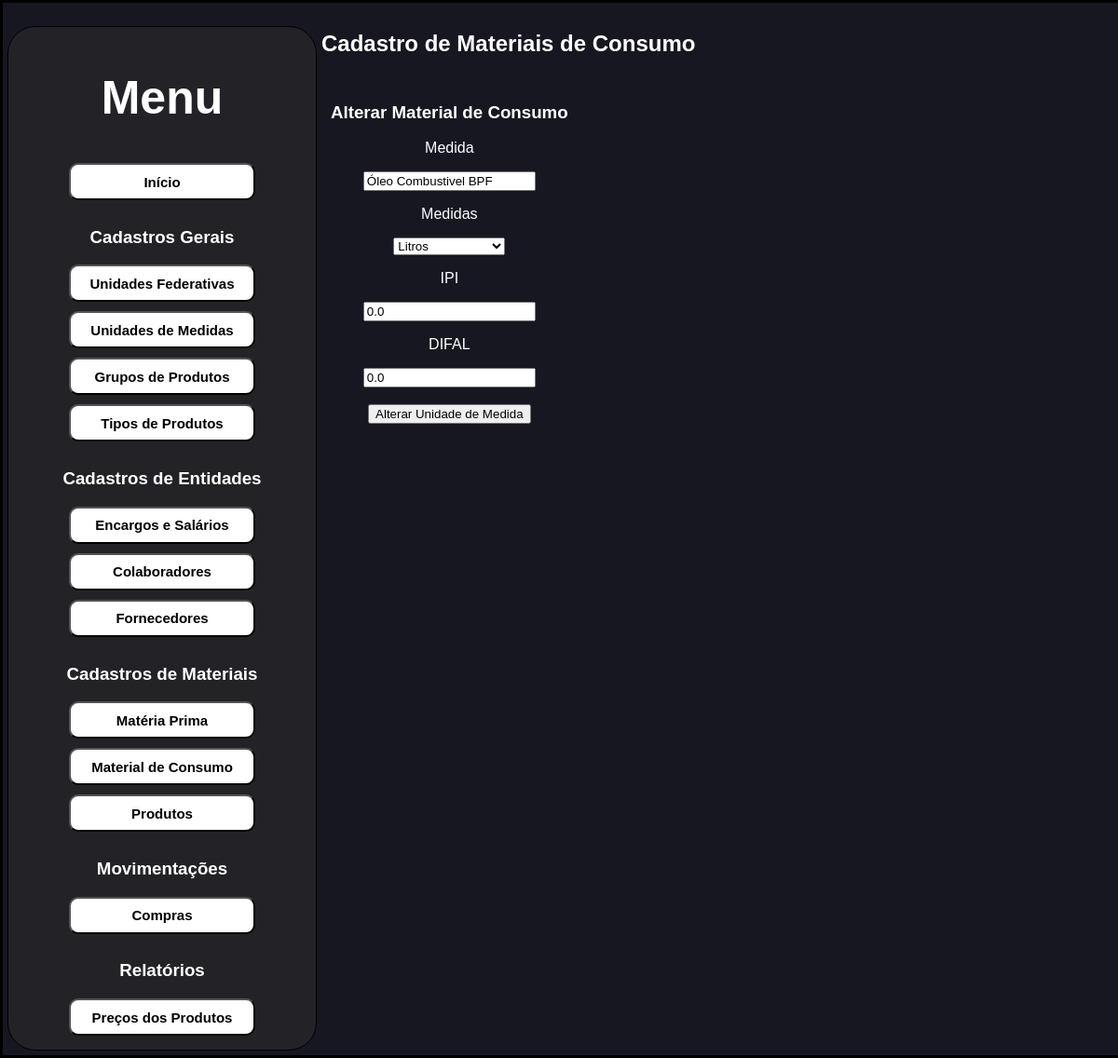
The app's page /cadastros_de_materiais_material_de_consumo_update/2 with its own data.
### BDconfig.py (models this page shows, shortened)
class DB_MC(db.Model):
    ID = db.Column(db.Integer, primary_key=True)
    NAME = db.Column(db.String(200), nullable=False)
    ID_BD_MEASURES = db.Column(db.Integer, nullable=False)
    IPI = db.Column(db.Float, default=0.0)
    DIFAL = db.Column(db.Float, default=0.0)
    DATE_CREATED = db.Column(db.DateTime, default=datetime.utcnow)

### industriafeliz.py (the view)
@app.route('/cadastros_de_materiais_material_de_consumo_update/<int:ID>', methods=['GET', 'POST'])
def cadastros_de_materiais_material_de_consumo_update(ID):
    mc = data.DB_MC.query.get_or_404(ID)
    measures = data.DB_MEASURES.query.order_by(data.DB_MEASURES.NAME).all()
    mcs = data.DB_MC.query.all()
    if request.method == 'POST':
        mc.NAME = request.form['name']
        mc.ID_BD_MEASURES = request.form['id_bd_measures']
        mc.IPI = request.form['ipi']
        mc.DIFAL = request.form['difal']
        for mci in mcs:
            if  mc.NAME.lower() in mci.NAME.lower() and mc.NAME.lower() == mci.NAME.lower() and mci.ID != ID:
                return_link = '/cadastros_de_materiais_material_de_consumo'
                error_name = 'Esse material de consumo ja foi cadastrado!'
                return render_template('/erro.html',return_link=return_link ,error_name=error_name)
        try:
            db.session.commit()
            return redirect('/cadastros_de_materiais_material_de_consumo')
        except:
            error_name = 'Ocorreu um erro ao alterar o material de consumo!'
            return_link = '/cadastros_de_materiais_material_de_consumo_cadastros'
            return redirect('/erro.html', return_link=return_link, error_name=error_name)
    else:
        return render_template('cadastros_materiais/cadastro_mc_update.html', mc=mc, measures=measures)

### templates/cadastros_materiais/cadastro_mc_update.html (shortened to what this page needs)
{% extends 'standard.html' %}
{% block body %}
<section>
    <h1>Cadastro de Materiais de Consumo</h1>
    <div>
        <section class="format">
            <h1>Alterar Material de Consumo</h1>
            <form action="/cadastros_de_materiais_material_de_consumo_update/{{mc.ID}}" method="POST">
                <p>Medida</p>
                <input type="text" name="name" id="name" value="{{mc.NAME}}" maxlength="200" autocomplete="off" required>
                <p>Medidas</p>
                <select name="id_bd_measures" id="id_bd_measures" value="{{mc.ID_BD_MEASURES}}" required>
                    {% for measure in measures %}
                        {% if measure.ID == mc.ID_BD_MEASURES %}
                            <option value="{{ measure.ID }}" > {{ measure.NAME }}</option>
                        {% endif %}
                    {% endfor %}
                </select>
                <p>IPI</p>
                <input type="number" name="ipi" id="ipi" value="{{mc.IPI}}" min="0" step="0.01" autocomplete="off" required>
                <p>DIFAL</p>
                <input type="number" name="difal" id="difal" value="{{mc.IPI}}" min="0" step="0.01" autocomplete="off" required>
                <br>
                <br>
                <input class="bt" type="submit" value="Alterar Unidade de Medida">
            </form>
        </section>
    </div>
</section>
{% endblock %}

### static/css/style.css (style rules this page uses)
* { font-family: "Montserrat", sans-serif; }
body { border: solid black; width: 100%; display: flex; background-color: rgb(23, 23, 34); padding: 5px; margin: 0; color: white; }
section { display: block; text-align: center; padding: 5px; }
div { display: flex; padding: 5px; line-height: normal; }
.format { justify-content:center; gap: 10px; align-items: center; }

### records on screen
DB_MC: name "Óleo Combustivel BPF", ipi "0.0", difal "0.0"

### other values on screen
form field id_bd_measures "Litros"
